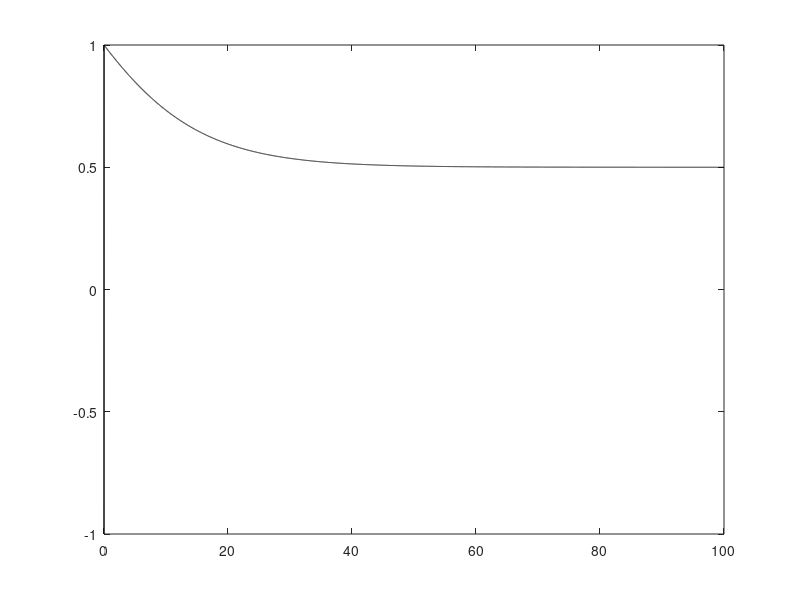

The MATLAB script that drew this image:
clc
clear
close all

lambda_1 = 0.1;
lambda_2 = -0.2;

reverse_R = @(t) (exp(t.*(lambda_1 + lambda_2)).*lambda_1 - exp(t.*(lambda_1 + lambda_2)).*lambda_2 - exp(t.*lambda_1).*lambda_1 + lambda_2.*exp(t.*lambda_2))./(exp(t.*lambda_1).*lambda_2 - lambda_1.*exp(t.*lambda_2) + lambda_1 - lambda_2);
mp        = @(t) exp(t.*(lambda_1 + lambda_2))./reverse_R(t).^2;
V         = @(t) (-exp(t.*lambda_1).*lambda_2 + lambda_1.*exp(t.*lambda_2) - lambda_1 + lambda_2)./(exp(t.*lambda_2) - exp(t.*lambda_1));
t_range   = 0:0.01:100;

figure
plot(t_range, reverse_R(t_range),'k')
hold on
% plot(t_range, mp(t_range),'r--')
% plot(t_range, V(t_range),'b--')
